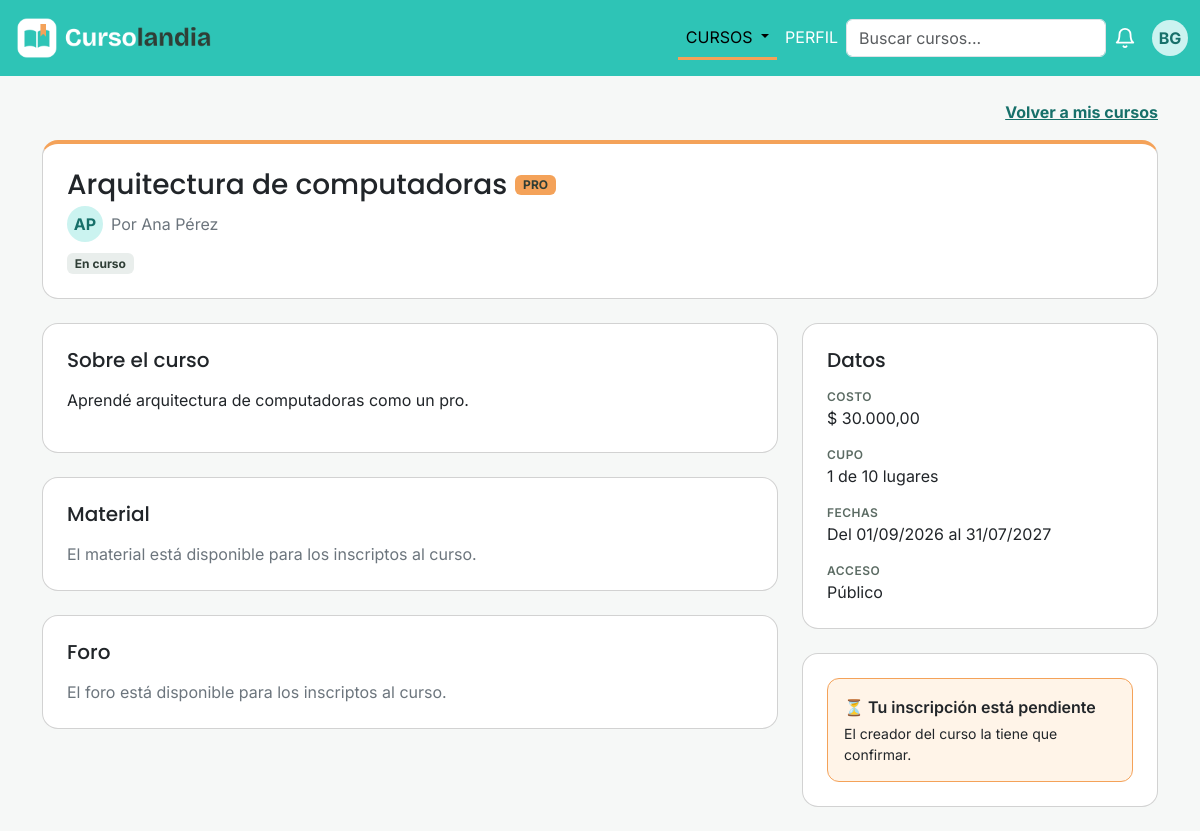
The page /vistas/curso.php?id=3 (signed in) on the database as committed earlier.
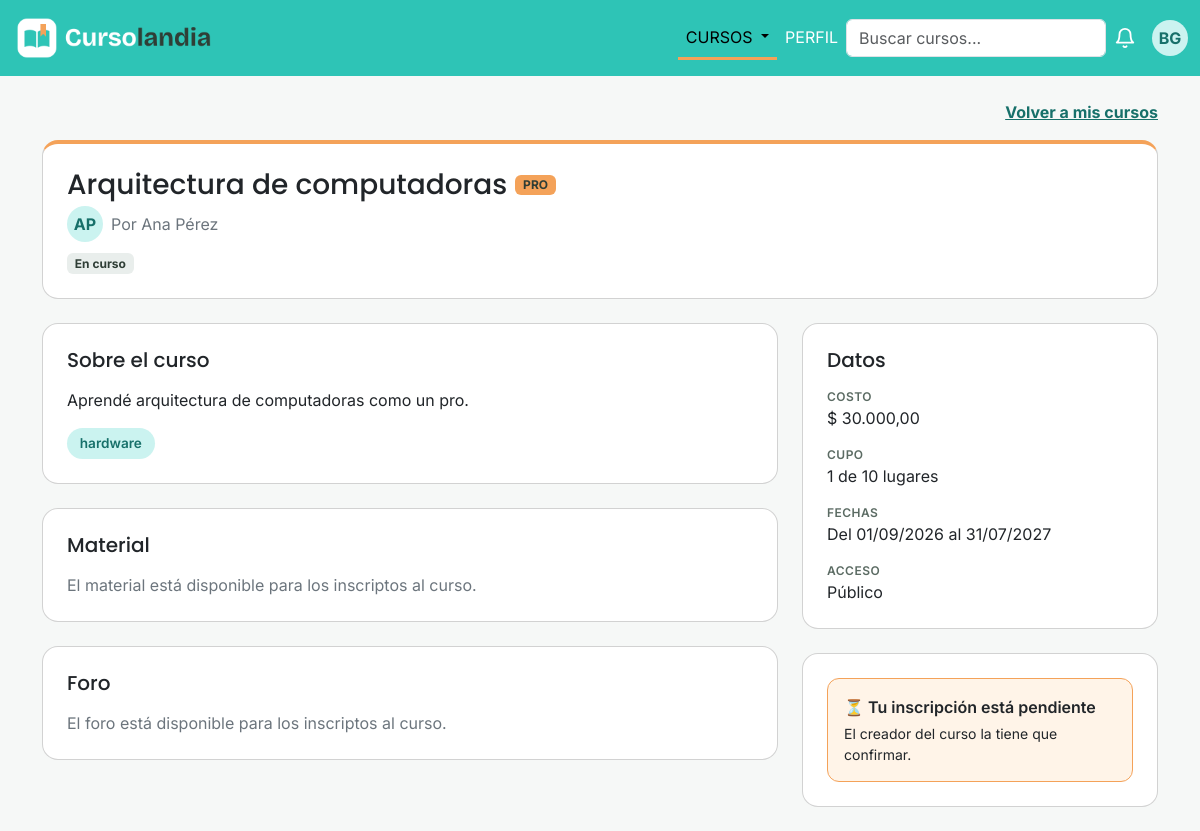
The same page on the database as committed later.
### tables this page shows
CREATE TABLE etiqueta (
    id_etiqueta  INT UNSIGNED NOT NULL AUTO_INCREMENT,
    nombre       VARCHAR(30)  NOT NULL,
    PRIMARY KEY (id_etiqueta),
    CONSTRAINT uq_etiqueta_nombre UNIQUE (nombre)
);

### controles/ControlCurso.php (called while the page is built, shortened)
<?php
require_once __DIR__ . '/../clases/Curso.php';
require_once __DIR__ . '/../clases/Usuario.php';
require_once __DIR__ . '/../traits/AccesoBD.php';
class ControlCurso
{
    private function armarCursos($resultado)
    {
        $cursos = [];
        while ($fila = mysqli_fetch_assoc($resultado)) {
            $creador = new Usuario(
                $fila['id_usuario'],
                $fila['nombre'],
                $fila['apellido'],
                $fila['email'],
                '',
                $fila['fecha_nacimiento'],
                $fila['telefono'],
                $fila['antecedentes'],
                $fila['imagen_principal'],
                $fila['tipo_plan'],
                $fila['fecha_venc_pro']
            );
            $cursos[] = new Curso(
                $fila['id_curso'],
                $fila['titulo'],
                $fila['descripcion'],
                $fila['costo'],
                $fila['cupo'],
                $fila['fecha_inicio'],
                $fila['fecha_fin'],
                $fila['tipo_acceso'],
                $creador
            );
        }
        return $cursos;
    }
    public function buscarPorId(int $idCurso): ?Curso
    {
        $sql = self::SELECT_CURSO . " WHERE c.id_curso = ?";
        $resultado = $this->consultar($sql, 'i', [$idCurso]);
        $cursos = $this->armarCursos($resultado);
        return $cursos[0];
    }
}

### traits/AccesoBD.php (called while the page is built)
<?php
trait AccesoBD{
    private $conexion;
    public function __construct($conexion){
        $this->conexion = $conexion;
    }
    private function consultar(string $sql, string $tipos='', array $param=[]){
        $sentencia = mysqli_prepare($this->conexion,$sql);
        if($tipos!==''){
            mysqli_stmt_bind_param($sentencia,$tipos,...$param);
        }
        mysqli_stmt_execute($sentencia);
        return mysqli_stmt_get_result($sentencia);
    }
}

### clases/Curso.php (called while the page is built, shortened)
<?php
require_once __DIR__ . '/Usuario.php';
    class Curso{
        private int $id;
        private string $titulo;
        private $creador;
        public function __construct($id,$titulo,$descripcion,$costo,$cupo,$fecha_inicio,$fecha_fin,$tipo_acceso,Usuario $creador){
            $this->id = $id;
            $this->titulo = $titulo;
            $this->creador = $creador;
        }
        public function getId(){
            return $this->id;
        }
        public function getTitulo(){
            return $this->titulo;
        }
        public function esDestacado(){
            return $this->creador->esPro();
        }
    }

### clases/Usuario.php (called while the page is built, shortened)
<?php
require_once __DIR__ . '/Etiqueta.php';
class Usuario{
        private string $tipo_plan;
        private ?string $fecha_venc_pro;
        public function __construct(int $id_usuario, string $nombre, string $apellido, string $email, string $contrasenia,
                            string $fecha_nacimiento, ?string $telefono, ?string $antecedentes,
                            string $imagen_principal, string $tipo_plan, ?string $fecha_venc_pro){
            $this->tipo_plan = $tipo_plan;
            $this->fecha_venc_pro = $fecha_venc_pro;
        }
        public function esPro(){
            if($this->tipo_plan === 'pro' && date('Y-m-d')<=$this->fecha_venc_pro){
                return true;
            }
            return false;
        }
    }

### controles/ControlEtiqueta.php (called while the page is built, shortened)
<?php
require_once __DIR__.'/../clases/Etiqueta.php';
require_once __DIR__.'/../clases/Usuario.php';
require_once __DIR__.'/../clases/Curso.php';
require_once __DIR__.'/../traits/AccesoBD.php';
class ControlEtiqueta{
    public function obtenerEtiquetasDeCurso(int $id): array{
        $sql = self::SELECT_ETIQUETA . "
            JOIN curso_etiqueta ce
            ON ce.id_etiqueta = e.id_etiqueta
            WHERE ce.id_curso = ?
            ORDER BY e.nombre";
        $resultado = $this->consultar($sql,'i',[$id]);
        return $this->armarEtiquetas($resultado);
    }
    private function armarEtiquetas($resultado): array{
        $etiquetas = [];
        while($fila = mysqli_fetch_assoc($resultado)){
            $etiquetas[] = new Etiqueta(
                $fila['id_etiqueta'],
                $fila['nombre']
            );
        }
        return $etiquetas;
    }
}

### clases/Etiqueta.php (called while the page is built, shortened)
<?php
    class Etiqueta{
        private $nombre;
        public function __construct($id_etiqueta,$nombre){
            $this->nombre = $nombre;
        }
        public function getNombre(){
            return $this->nombre;
        }
    }

### vistas/curso.php (the view, shortened to what the changed rows need)
<?php
require_once __DIR__ . '/../controles/ControlCurso.php';
require_once __DIR__ . '/../controles/ControlEtiqueta.php';
$idCurso = (int) ($_GET['id'] ?? 0);
$controlCurso = new ControlCurso($conexion);
$curso = $controlCurso->buscarPorId($idCurso);
$controlEtiqueta = new ControlEtiqueta($conexion);
$etiquetas = $controlEtiqueta->obtenerEtiquetasDeCurso($curso->getId());
?>
<!DOCTYPE html>
<html lang="es">
<head>
    <link href="https://cdn.jsdelivr.net/npm/bootstrap@5.3.8/dist/css/bootstrap.min.css" rel="stylesheet">
    <link href="../css/styles.css" rel="stylesheet">
</head>
<body class="fondo-suave">
    <main class="container perfil my-4">
        <section class="card mb-4 <?php if ($curso->esDestacado()) { echo 'card-pro'; } else { echo 'curso'; } ?>">
            <div class="card-body p-4">
                <div class="d-flex flex-wrap align-items-center gap-2 mb-1">
                    <h1 class="h3 mb-0"><?= htmlspecialchars($curso->getTitulo()) ?></h1>
                </div>
            </div>
        </section>
        <div class="row g-4">
            <div class="col-lg-8 d-flex flex-column gap-4">
                <section class="card">
                    <div class="card-body p-4">
                        <h2 class="h5 mb-3">Sobre el curso</h2>
                        <?php if (count($etiquetas) > 0): ?>
                            <div class="d-flex flex-wrap gap-2">
                                <?php foreach ($etiquetas as $etiqueta): ?>
                                    <span class="chip"><?= htmlspecialchars($etiqueta->getNombre()) ?></span>
                                <?php endforeach; ?>
                            </div>
                        <?php endif; ?>
                    </div>
                </section>
                <section class="card">
                    <div class="card-body p-4">
                        <h2 class="h5 mb-3">Material</h2>
                    </div>
                </section>
                <section class="card">
                    <div class="card-body p-4">
                        <h2 class="h5 mb-3">Foro</h2>
                    </div>
                </section>
            </div>
            <div class="col-lg-4 d-flex flex-column gap-4">
                <section class="card">
                    <div class="card-body p-4">
                        <h2 class="h5 mb-3">Datos</h2>
                    </div>
                </section>
            </div>
        </div>
    </main>
</body>
</html>

Rows that differ between the two databases and show on the page:
added etiqueta: nombre "hardware"
